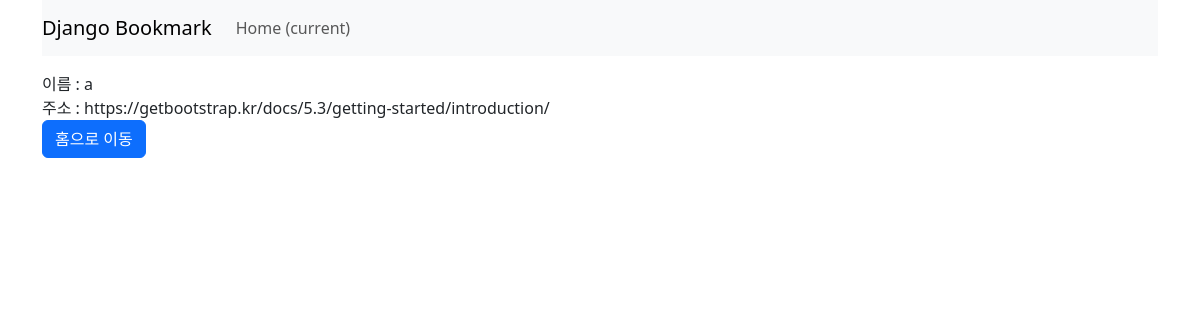
/bookmark/detail/9/, run on the app's committed database.
### bookmark/models.py (models this page shows, shortened)
class Bookmark(models.Model):
    site_name = models.CharField(max_length=100)
    url = models.URLField('Site URL')   # 어드민 페이지에서 'Site URL' 이라고 표시

### bookmark/views.py (the view)
# urls.py: path('detail/<int:pk>/', BookmarkDetailView.as_view(), name='detail'),
class BookmarkDetailView(DetailView):
    model = Bookmark
    template_name_suffix = '_detail'

### bookmark/templates/bookmark/bookmark_detail.html (shortened to what this page needs)
{% extends 'base.html'%}
{% block content%}
    이름 : {{object.site_name}}<br/>
    주소 : {{object.url}}<br/>
    <a href="{% url 'list'%}" class="btn btn-primary">홈으로 이동</a>
{% endblock %}

### bookmark/static/style.css (style rules this page uses)
body { width:100%; }

### data on the page
Bookmark: site_name "a", url "https://getbootstrap.kr/docs/5.3/getting-started/introduction/"
